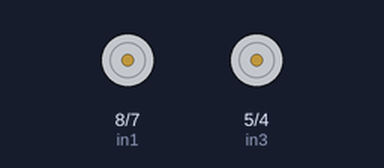
The sketch below on a simulated Arduino Uno, built with avr-gcc and run on an emulated ATmega328P. Parts: motor-driver pin pairs drawn as motors (green arrow = first pin HIGH = forward, orange = second pin HIGH = backward, longer = more drive, scaled by the enable pin).

Above: at 10.7 s.
Timing chart, 0 to 14.6 s (numbered marks = the images above):
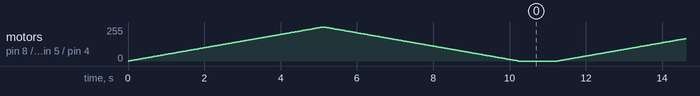

The sketch:

Motor_test_straight.ino
```cpp
// Motor A connections
int enA = 9;
int in1 = 8;
int in2 = 7;
// Motor B connections
int enB = 3;
int in3 = 5;
int in4 = 4;

void setup() {
  // Set all the motor control pins to outputs
  pinMode(enA, OUTPUT);
  pinMode(enB, OUTPUT);
  pinMode(in1, OUTPUT);
  pinMode(in2, OUTPUT);
  pinMode(in3, OUTPUT);
  pinMode(in4, OUTPUT);

  // Turn off motors - Initial state
  digitalWrite(in1, LOW);
  digitalWrite(in2, LOW);
  digitalWrite(in3, LOW);
  digitalWrite(in4, LOW);
}

void loop() {
  speedControl();
  delay(1000);
}

// This function lets you control spinning direction of motors
void directionControl() {
  // Set motors to maximum speed
  // For PWM maximum possible values are 0 to 255
  analogWrite(enA, 0);
  analogWrite(enB, 200);

  // Turn on motor A
  digitalWrite(in1, HIGH);
  digitalWrite(in2, LOW);
  // Turn on motor B
  digitalWrite(in3, HIGH);
  digitalWrite(in4, LOW);
  delay(2000);
}

// This function lets you control speed of the motors
void speedControl() {
  // Turn on motors
  digitalWrite(in1, HIGH);
  digitalWrite(in2, LOW);
  digitalWrite(in3, HIGH);
  digitalWrite(in4, LOW);

  // Accelerate from zero to maximum speed
  for (int i = 0; i < 256; i++) {
    analogWrite(enA, i);
    analogWrite(enB, i);
    delay(20);
  }

  // Decelerate from maximum speed to zero
  for (int i = 255; i >= 0; --i) {
    analogWrite(enA, i);
    analogWrite(enB, i);
    delay(20);
  }

  // Now turn off motors
  digitalWrite(in1, LOW);
  digitalWrite(in2, LOW);
  digitalWrite(in3, LOW);
  digitalWrite(in4, LOW);
}
```
